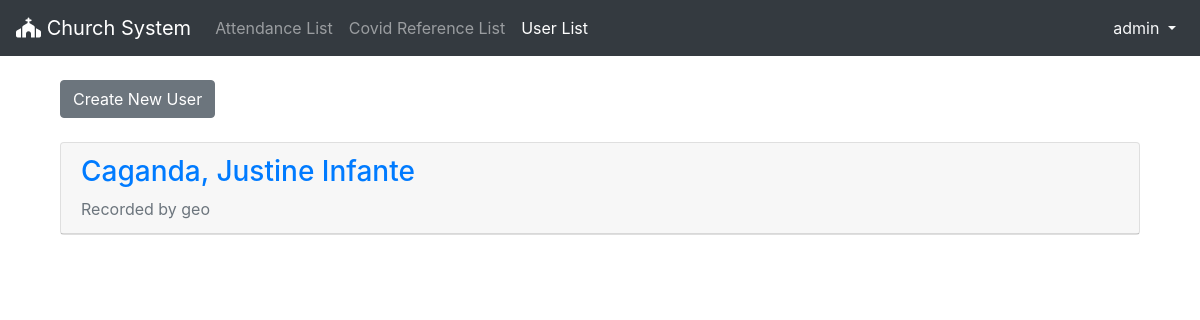
Page /user/ (signed in) on the earlier database version.
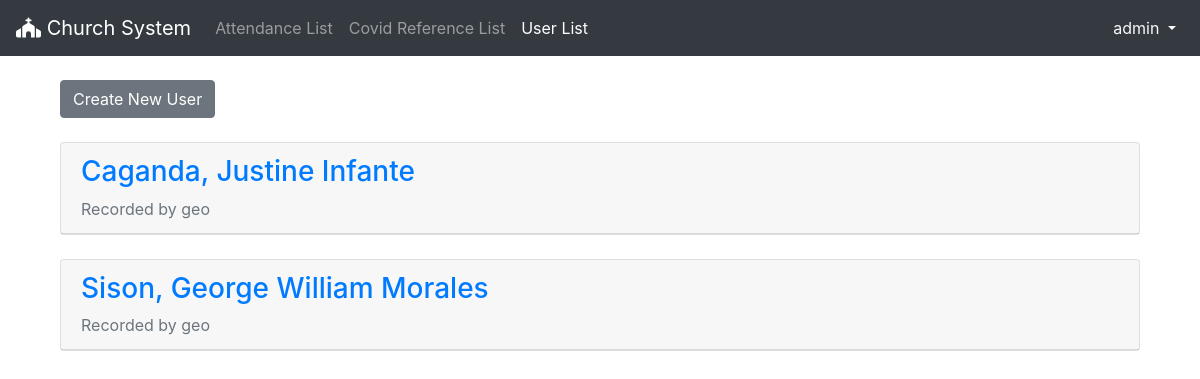
Same page on the later database version.
### staff/models.py (models this page shows)
class Staff(AbstractUser):
    class Sex(models.TextChoices):
        MAN = 'M', ('Man')
        WOMAN = 'F', ('Woman')
    sex = models.CharField('sex', max_length=1, choices=Sex.choices, null=True)
    def __str__(self):
        return f'{self.username}'

### user/models.py (models this page shows, shortened)
class User(models.Model):
    class Sex(models.TextChoices):
        MAN = 'M', ('Man')
        WOMAN = 'F', ('Woman')
    first_name = models.CharField(max_length=50)
    middle_name = models.CharField(max_length=50)
    last_name = models.CharField(max_length=50)
    birthdate = models.DateField()
    age = models.IntegerField()
    sex = models.CharField(max_length=1, choices=Sex.choices, null=True)
    profession = models.CharField(max_length=50)
    staff = models.ForeignKey(Staff, on_delete=models.PROTECT)

### user/views.py (the view)
# urls.py: path('', UserListView.as_view(), name='user_list'),
class UserListView(LoginRequiredMixin, ListView):
    model = User
    template_name = 'user_list.html'
    context_object_name = 'all_user_list'

### templates/user_list.html (shortened to what this page needs)
{% extends 'base.html' %}
{% block navbar %}
    <li class="nav-item">
      <a class="nav-link" href="{% url 'attend_list'%}">Attendance List</a>
    </li>
    <li class="nav-item">
        <a class="nav-link" href="{% url 'ref_list' %}">Covid Reference List</a>
    </li>
    <li class="nav-item">
        <a class="nav-link active" href="{% url 'user_list'%}">User List</a>
    </li>
{% endblock%}
{% block content%}
  <div class="container-fluid mt-4">
      <a href="{% url 'user_new' %}"><button class="btn btn-secondary">Create New User</button></a>
      {% for user in all_user_list %}
        <div class="card mt-4">
            <a style="text-decoration: none;" href="{% url 'user_detail' user.pk %}">
                <div class="card-header">
                    <span class="font-weight-bold d-block"><h3>{{ user.last_name }}, {{ user.first_name}} {{ user.middle_name}}</h3></span>
                    <span class="text-muted">Recorded by {{ user.staff }}</span>
                </div>
            </a>
        </div>
      {% endfor %}
  </div>
{% endblock content%}

### templates/base.html (shortened to what this page needs)
{% load static %}
<!DOCTYPE html>
<html>
<head>
    <link rel="stylesheet" href="https://cdn.jsdelivr.net/npm/bootstrap@4.6.0/dist/css/bootstrap.min.css">
</head>
<body>
    <nav class="navbar navbar-expand-lg navbar-dark bg-dark">
        <a class="navbar-brand" href="{% url 'home' %}"><i class="fas fa-church"></i> Church System</a>
        <div class="collapse navbar-collapse" id="navbarSupportedContent">
            {% if user.is_authenticated %}
            <ul class="navbar-nav mr-auto">
              {% block navbar %}{% endblock%}
            </ul>
            <ul class="navbar-nav ml-auto">
                <li class="nav-item">
                    <a class="nav-link dropdown-toggle text-light" href="#" id="navbarDropdown" role="button" data-toggle="dropdown" aria-haspopup="true" aria-expanded="false">
                        {{ user.username }}
                    </a>
                </li>
            </ul>
            {% else %}
            <form class="form-inline ml-auto">
                <a href="{% url 'login' %}" class="btn btn-secondary">Log In</a>
                <a href="{% url 'signup' %}" class="btn btn-primary ml-2">Sign Up</a>
            </form>
            {% endif %}
        </div>
    </nav>
    <main>
        <div class="container">
            {% block content %}
            {% endblock content %}
        </div>
    </main>
</body>
</html>

Differences in the rows shown:
added User: last_name "Sison", first_name "George William", middle_name "Morales", staff "geo"
